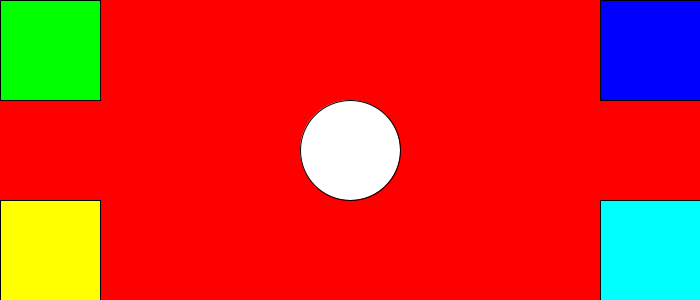
Frame 1 (no input)
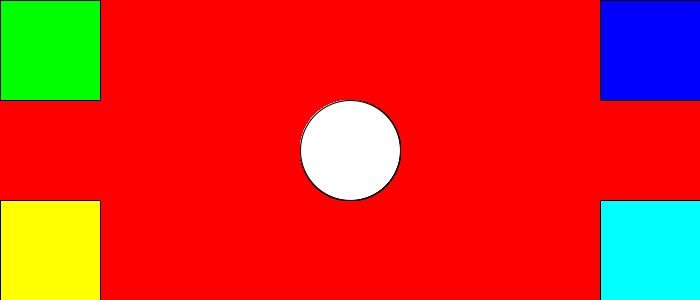
Frame 60 (the mouse pressed at the canvas centre just before this capture)
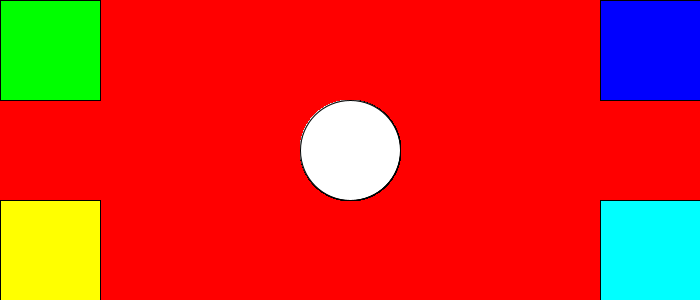
Frame 120 (the mouse held since frame 60 and released just before this capture)

The Processing sketch that drew these frames (run headless with seeded random() and noise(); from frame 60 on, the mouse is pressed at the canvas centre):

// Processing sketch: ejercicio_posicionarFormas
// ── ejercicio_posicionarFormas.pde
/*
 Este sketch posiciona cuadrados en las esquinas
 y un circulo en el centro, independiente de
 el tamano de estos e independiente del tamano
 del canvas
*/

float rectSize = 100;

void setup() {
  size(700, 300);
  smooth();
  background(255, 0, 0);
}


void draw() {
  fill(255);
  ellipse(width/2, height/2, 100, 100);

  fill(0, 255, 0);
  rect(0, 0, rectSize, rectSize);

  fill(0, 0, 255);
  rect(width-rectSize, 0, rectSize, rectSize);

  fill(255, 255, 0);  
  rect(0, height-rectSize, rectSize, rectSize);

  fill(0, 255, 255);
  rect(width-rectSize, height-rectSize, rectSize, rectSize);
}
